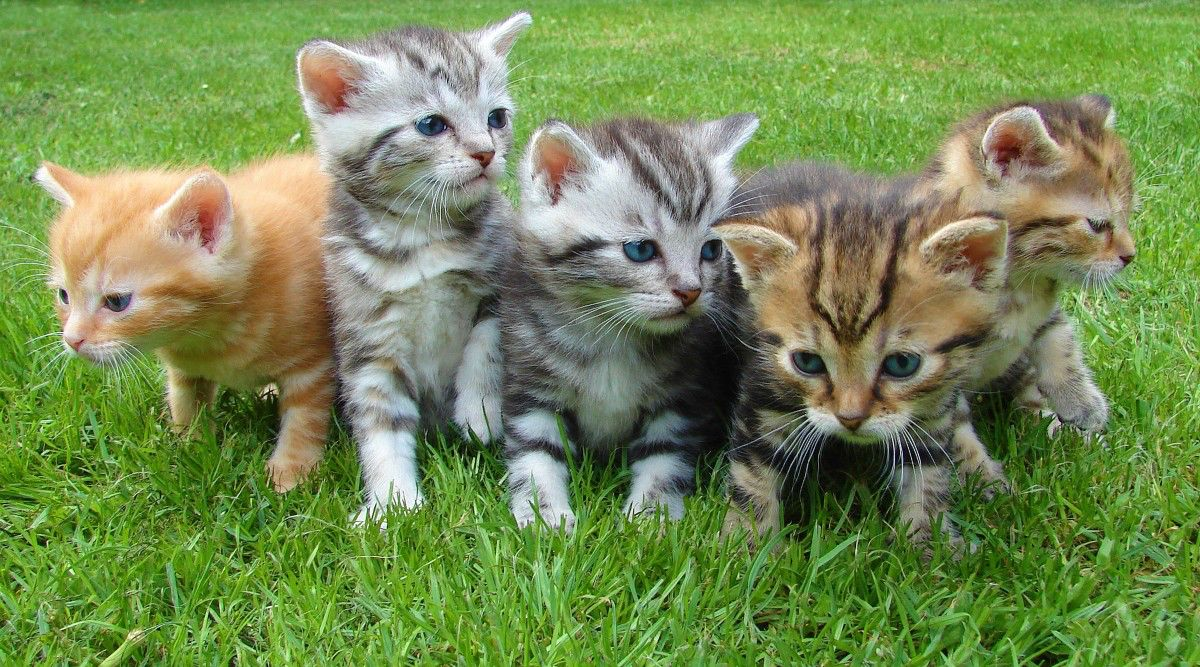
#> input picture 7-Semestre/Introdução ao Processamento de Imagens/Aprender/gataiada.jpeg, 1200 x 667 px, found by its file name
$ jupyter execute Estudar.ipynb
#> lines starting #> are read from the running program, lines starting #| are printed output that depends on the picture
<h1>Meu Caderno de Estudos</h1>
<h2>Gustavo Camerino</h2>

[cell 1]
import cv2 as cv
import numpy as np
import matplotlib.pyplot as plt

img = cv.imread('/home/camerino/Área de Trabalho/Estudos/7-Semestre/Introdução ao Processamento de Imagens/Aprender/gataiada.jpeg')                     # BGR [0..255]
#> img is the input picture: shape (667, 1200, 3); mean B, G, R 82.1, 138.9, 115.8
gray = cv.cvtColor(img, cv.COLOR_BGR2GRAY)

neg_gray = 255 - gray
neg_bgr  = 255 - img
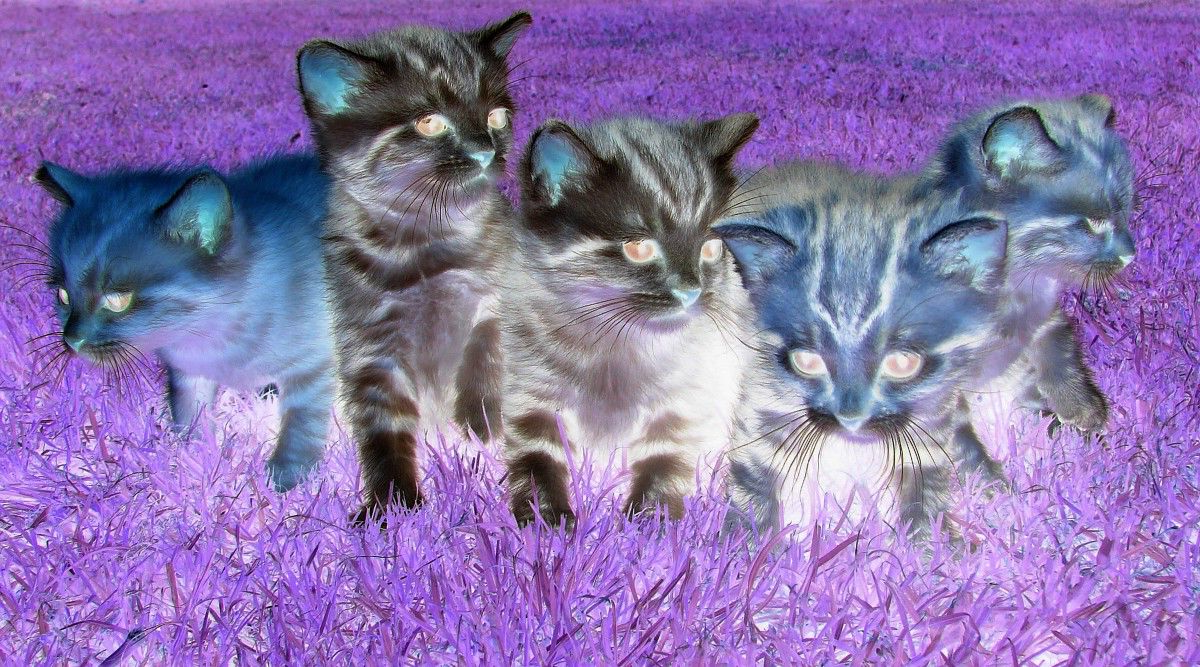
#> neg_bgr: shape (667, 1200, 3); mean B, G, R 172.9, 116.1, 139.2


plt.figure(); plt.title('Gataiada Normal'); plt.imshow(cv.cvtColor(img, cv.COLOR_BGR2RGB)); plt.axis('off')
plt.figure(); plt.title('Negativo (gray)'); plt.imshow(neg_gray, cmap='gray'); plt.axis('off')
plt.figure(); plt.title('Negativo (color)'); plt.imshow(cv.cvtColor(neg_bgr, cv.COLOR_BGR2RGB)); plt.axis('off')
plt.show()

[cell 2]
def add_brightness(img_bgr, c):
#> called with c = 40
    out = img_bgr.astype(np.int16) + int(c)
    return np.clip(out, 0, 255).astype(np.uint8)
#> call 2 of add_brightness, with c = -40
#> in add_brightness (call 2), `return np.clip(out, 0, 255).astype(np.uint8)`:
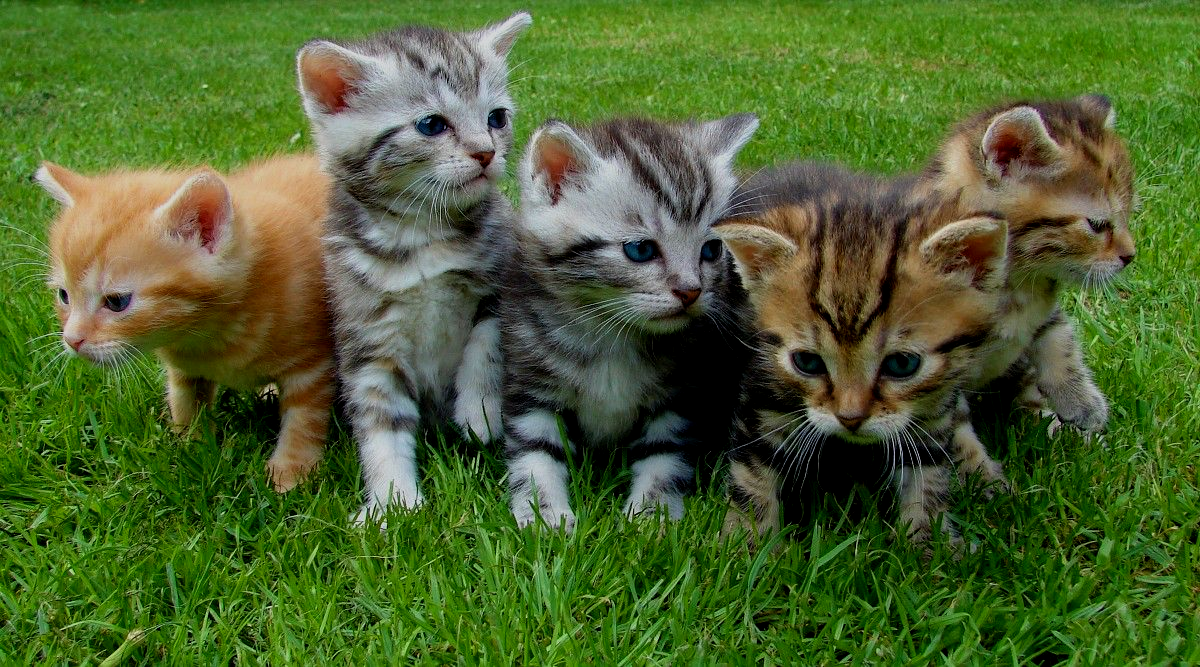
#> returned value: shape (667, 1200, 3); mean of channels 0, 1, 2 46.8, 99.4, 76.8; drawn as B, G, R

def mul_brightness(img_bgr, c):
#> called with c = 1
    out = img_bgr.astype(np.float32) * float(c)
    return np.clip(out, 0, 255).astype(np.uint8)

# RGB direto (pode deslocar cor se usar soma):
brighter = add_brightness(img, +40)
darker   = add_brightness(img, -40)

brighter_mul = mul_brightness(img, 1)

# Preservando cor (atuar na "intensidade"): usar HSV (V) ou YCrCb (Y):
hsv = cv.cvtColor(img, cv.COLOR_BGR2HSV).astype(np.float32)
hsv[...,2] = np.clip(hsv[...,2] * 1.2, 0, 255)   # 20% mais brilho no V
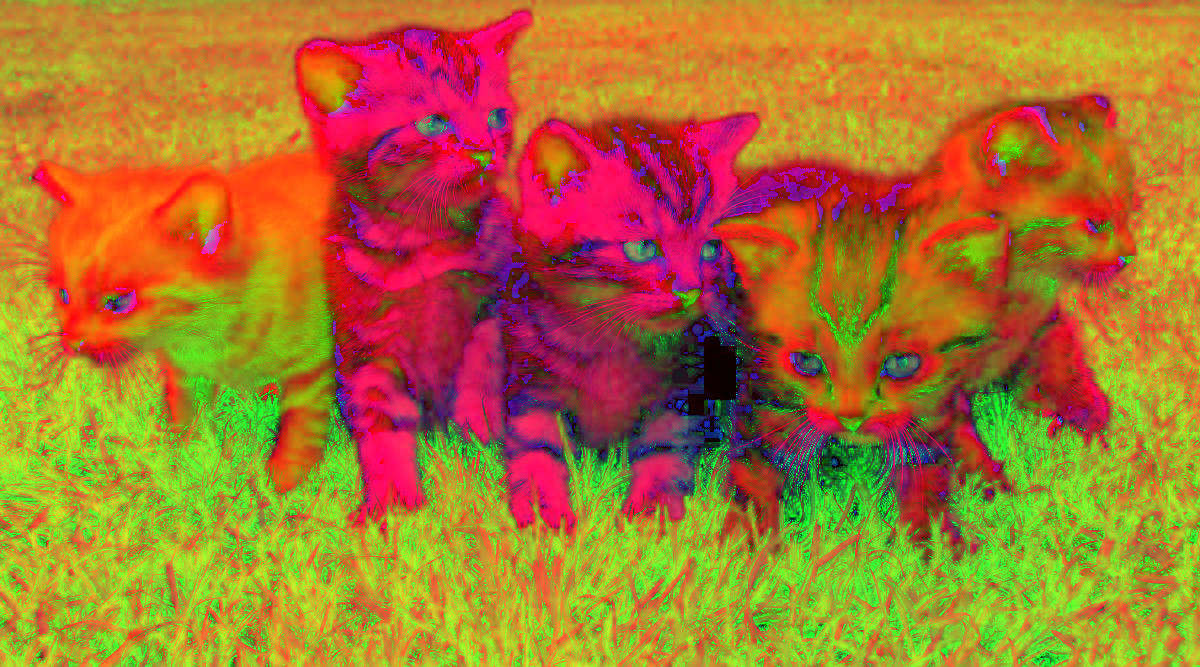
#> hsv: shape (667, 1200, 3) float32; mean B, G, R 47.4, 117.5, 171.3
bright_hsv = cv.cvtColor(hsv.astype(np.uint8), cv.COLOR_HSV2BGR)
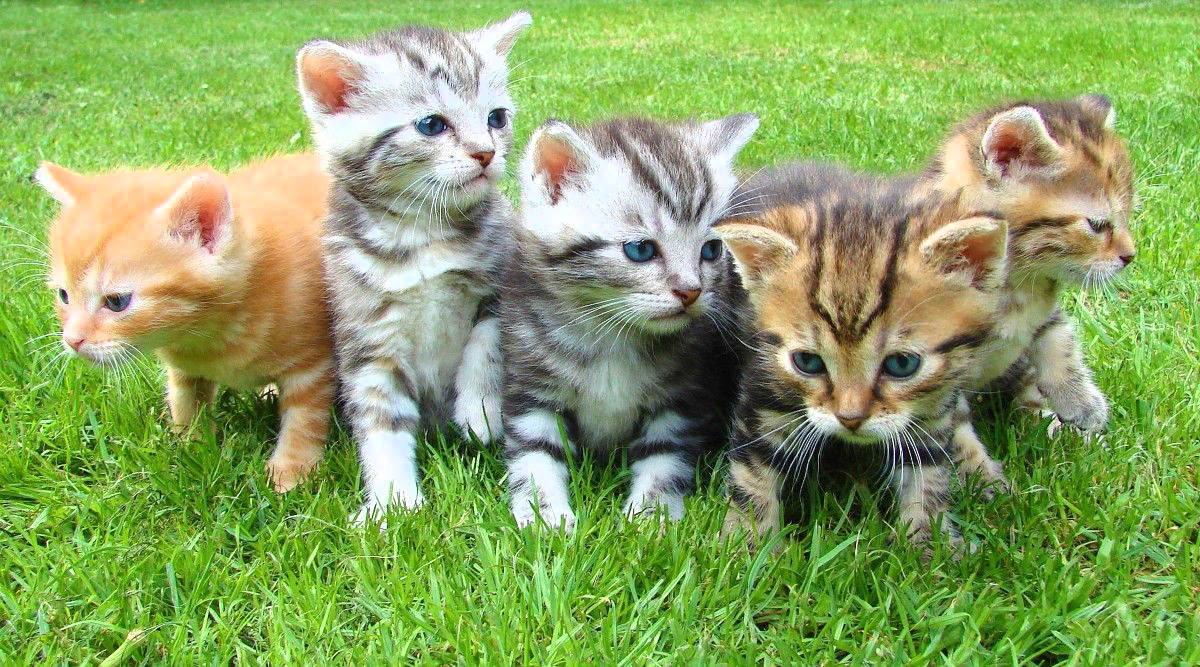
#> bright_hsv: shape (667, 1200, 3); mean B, G, R 96.8, 164.9, 136.9

plt.figure(); plt.title('Mais claro (somado)'); plt.imshow(cv.cvtColor(brighter, cv.COLOR_BGR2RGB)); plt.axis('off')
plt.figure(); plt.title('Mais escuro (somado)'); plt.imshow(cv.cvtColor(darker, cv.COLOR_BGR2RGB)); plt.axis('off')
plt.figure(); plt.title('Mais claro (multiplicado)'); plt.imshow(cv.cvtColor(brighter_mul, cv.COLOR_BGR2RGB)); plt.axis('off')
plt.show()

[cell 3]
def to_float01(img):
    return img.astype(np.float32) / 255.0
#> returned value: shape (667, 1200) float32

def to_uint8(img01):
    return np.clip(img01 * 255.0, 0, 255).astype(np.uint8)

def log_correction(gray_u8):
    g = to_float01(gray_u8)
    s = np.log1p(g) / np.log(2.0)      # base 2 só pra ter escala; normaliza depois
    s = s / s.max()                    # reescala para [0,1]
    return to_uint8(s)

def exp_correction(gray_u8):
    g = to_float01(gray_u8)
    s = np.expm1(g)                    # exp(g)-1
    s = s / s.max()
    return to_uint8(s)

def gamma_correction(img_u8, gamma):
#> called with gamma = 0.5
    g = to_float01(img_u8)
    s = np.power(g, gamma)
#> s: shape (667, 1200, 3) float32
    return to_uint8(s)

log_gray  = log_correction(gray)
exp_gray  = exp_correction(gray)
gamma07   = gamma_correction(img, 0.5)  # clareia
gamma18   = gamma_correction(img, 4)  # segura claros
#> call 2 of gamma_correction, with gamma = 4
#> in gamma_correction (call 2), `s = np.power(g, gamma)`:
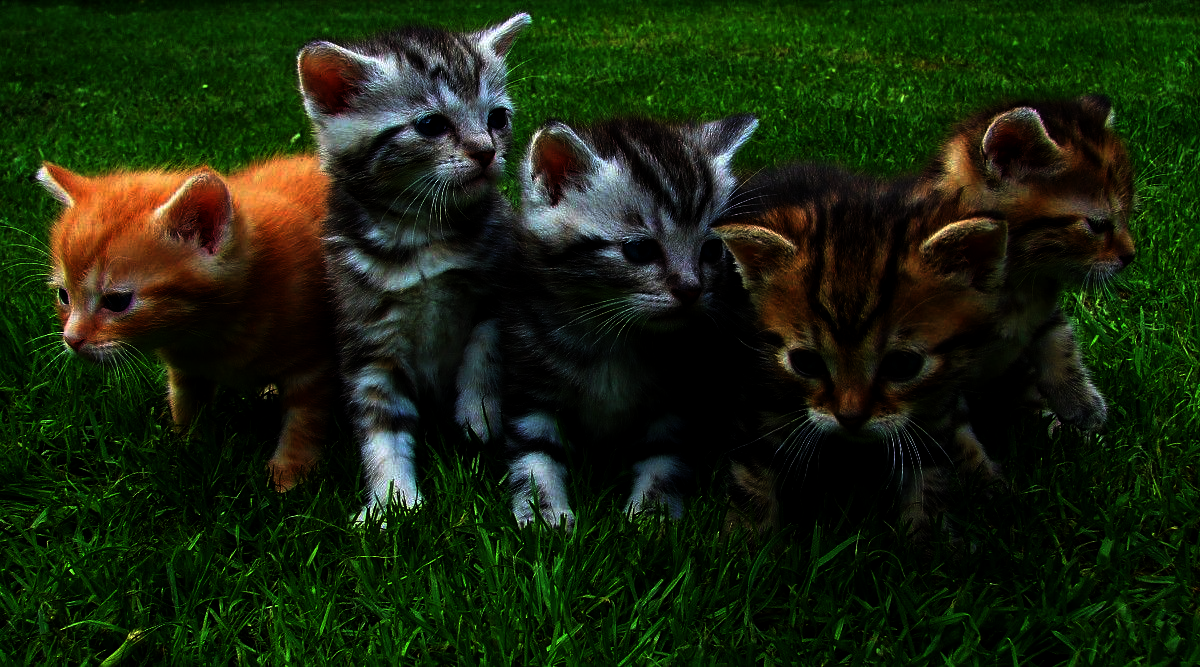
#> s: shape (667, 1200, 3) float32; mean B, G, R 0.0544, 0.145, 0.0985


plt.figure(); plt.title('Correção com Logarítmo'); plt.imshow(cv.cvtColor(log_gray, cv.COLOR_BGR2RGB)); plt.axis('off')
plt.figure(); plt.title('Correção com Exponencial'); plt.imshow(cv.cvtColor(exp_gray, cv.COLOR_BGR2RGB)); plt.axis('off')
plt.figure(); plt.title('Gamma clareando'); plt.imshow(cv.cvtColor(gamma07, cv.COLOR_BGR2RGB)); plt.axis('off')
plt.figure(); plt.title('Gamma Segurando Claros'); plt.imshow(cv.cvtColor(gamma18, cv.COLOR_BGR2RGB)); plt.axis('off')
